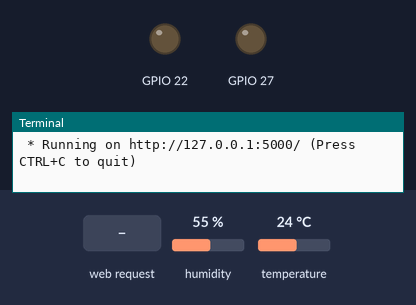
Bench run of a program on a simulated Raspberry Pi (BCM pin numbers). Parts: output pins drawn as LEDs (lit = HIGH), the last lines printed to the terminal. The inputs (shaded band) are chosen by the test bench; at power-on: humidity 55 %, temperature 24 °C. The clock reads 2024-03-15 10:24:30 at power-on unless the program sets it; library files of the repository ran but are not shown: dht11.py.

Above: at 1.2 s.
1.3 s: HTTP request for / received
2.8 s: HTTP request for /temp received
At 4.2 s:
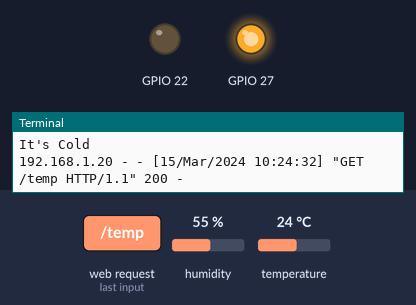
Timing chart, 0 to 5.8 s (numbered marks = the images above; inputs shaded):
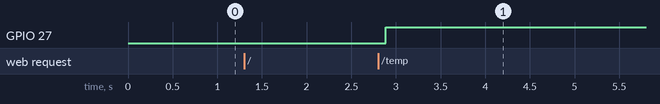

The program:

tempweb.py
```python
from flask import Flask, render_template
app = Flask(__name__)

import RPi.GPIO as GPIO
import dht11
import time
import datetime
import calendar
from datetime import date

# initialize GPIO
GPIO.setwarnings(False)
GPIO.setmode(GPIO.BCM)
GPIO.cleanup()

# read data using pin 14
instance = dht11.DHT11(pin=17)

@app.route("/")
def hello():
    result = instance.read()
    return("Temperature: %d C" % result.temperature)
    time.sleep(1)

@app.route("/temp")
def temperature():
    weekday = calendar.day_name[date.today().weekday()]
    monthdate = date.today();
    result = instance.read()
    test = result.temperature
    if test < 25:
#	GPIO.setmode(GPIO.BOARD)
	GPIO.setup(27,GPIO.OUT)
	GPIO.output(27,1)
	GPIO.setup(22,GPIO.OUT)
	GPIO.output(22,0)
	print "It's Cold"
    if test > 25:
#	GPIO.setmode(GPIO.BOARD)
	GPIO.setup(22,GPIO.OUT)
	GPIO.output(22,1)
	GPIO.setup(27,GPIO.OUT)
	GPIO.output(27,0)
	print "It's Hot"
    return render_template("index.html",temp=test, weekday=weekday, monthdate=monthdate)


if __name__ == "__main__":
	app.run(debug=True)
```

Measured:
- after the input at 2.8 s, GPIO 27: LOW → HIGH after 0.09 s
